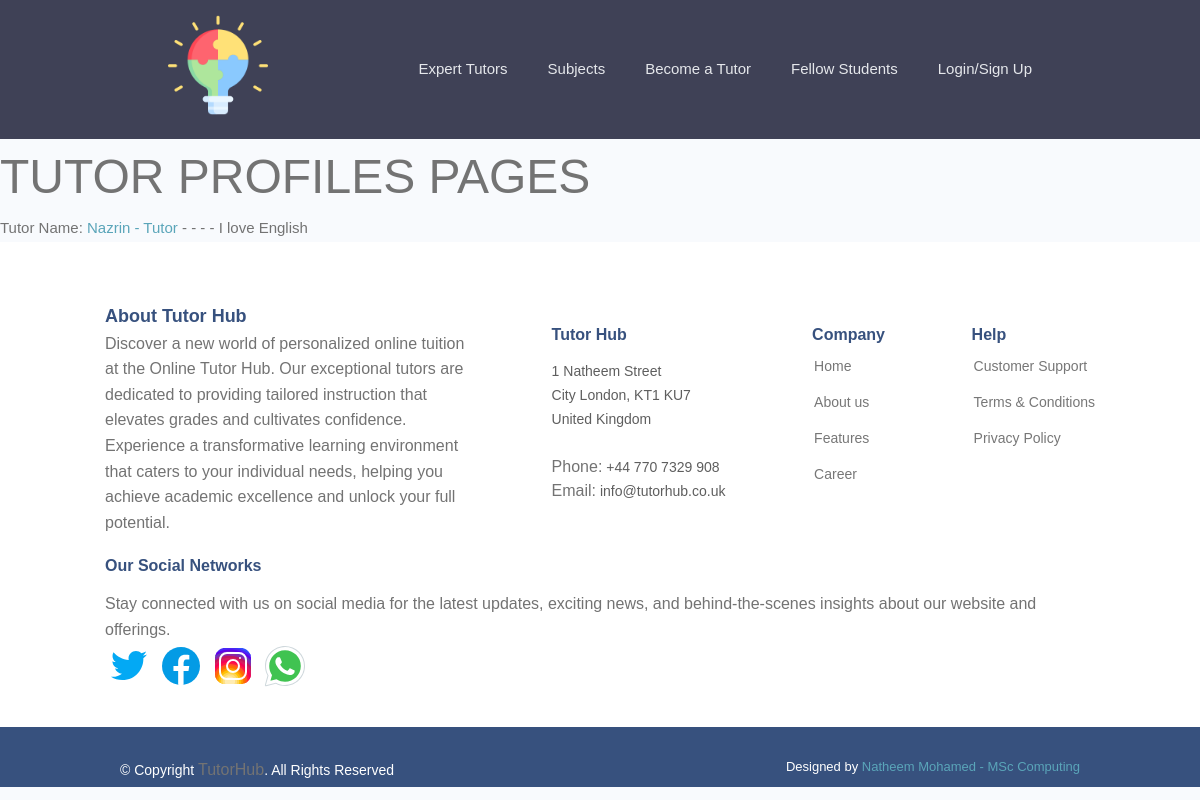
The app's page /tutor-profiles/, older data.
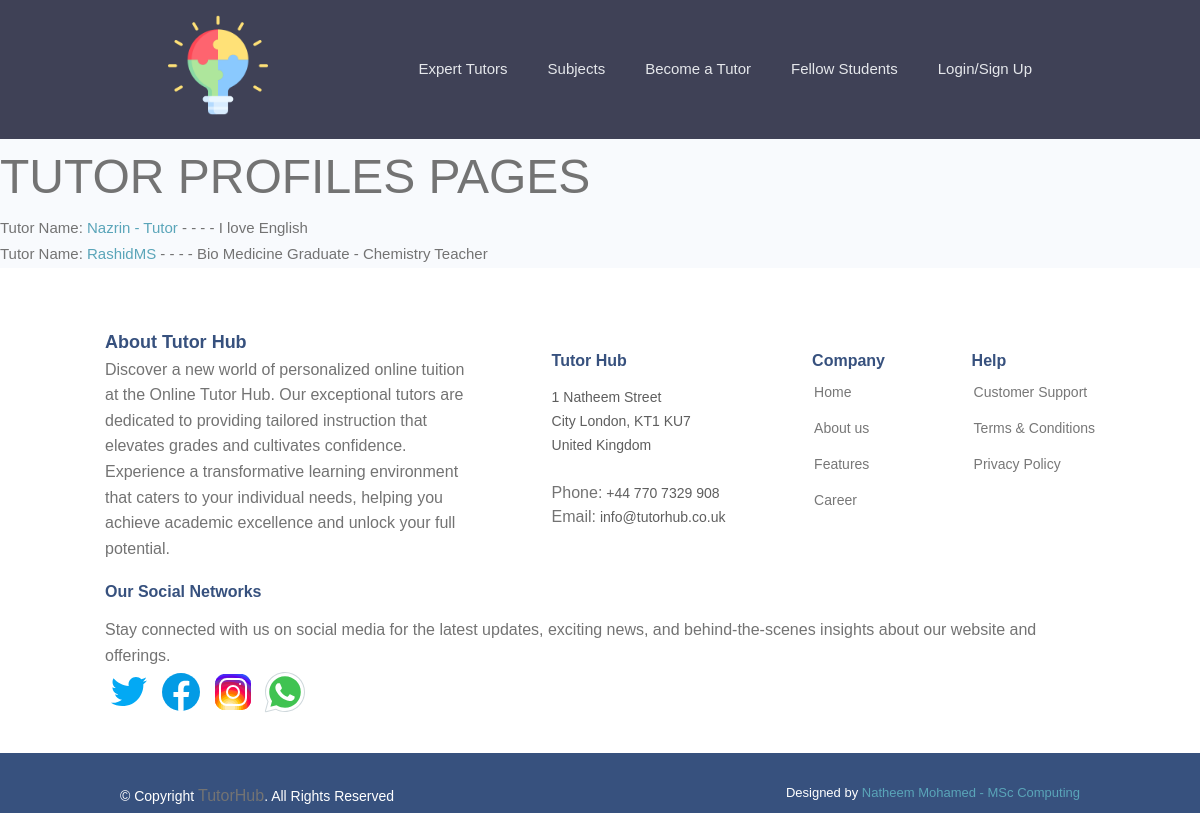
The same page, newer data.
### userprofile/models.py (models this page shows, shortened)
class TutorProfile(models.Model):
    user = models.OneToOneField(settings.AUTH_USER_MODEL, on_delete=models.CASCADE,
                                     null=True, blank=True)
    email = models.EmailField(max_length=500, blank=True, null=True)
    username = models.CharField(max_length=100, blank=True, null=True)
    name = models.CharField(max_length=200, blank=True, null=True)
    first_name = models.CharField(max_length=300, blank=True, null=True)
    last_name = models.CharField(max_length=300, blank=True, null=True)
    location = models.CharField(max_length=500, blank=True, null=True)
    short_intro = models.CharField(max_length=200, blank=True, null=True)
    bio = models.TextField(blank=True, null=True)
    teaching_level = models.ManyToManyField('TeachingLevel', blank=False)
    hourly_rate = models.CharField(max_length=20, blank=True, null=True)
    teaching_subjects = models.ManyToManyField('Subject',blank=True)
    profile_image = models.ImageField(null=True, blank=True, upload_to='tutor-profile-img/',
                                      default="defaultprofileimg/default.png")
    created = models.DateTimeField(auto_now_add=True)
    id = models.UUIDField(default=uuid.uuid4,
                          unique=True, primary_key=True, editable=False)

### userprofile/views.py (the view)
# urls.py: path('tutor-profiles/', views.tutorProfiles, name="tutor-profiles"),
def tutorProfiles(request):
    tutors = TutorProfile.objects.all()
    context = {'tutors': tutors}
    return render(request, 'userprofile/tutor-profiles.html', context)

### userprofile/templates/userprofile/tutor-profiles.html
{% extends 'main.html' %}
{% block content %}
<h1>TUTOR PROFILES PAGES</h1>
<ul>
    {% for tutor in tutors %}
        <li> Tutor Name: <a href="{% url 'tutor' tutor.id %}">{{tutor.username}}</a> - - - - {{tutor.short_intro}}</li>
    {% endfor %}
</ul>
{% endblock content %}

Row changes from the older to the newer data that the page shows:
added TutorProfile: username "RashidMS", short_intro "Bio Medicine Graduate - Chemistry Teacher"
